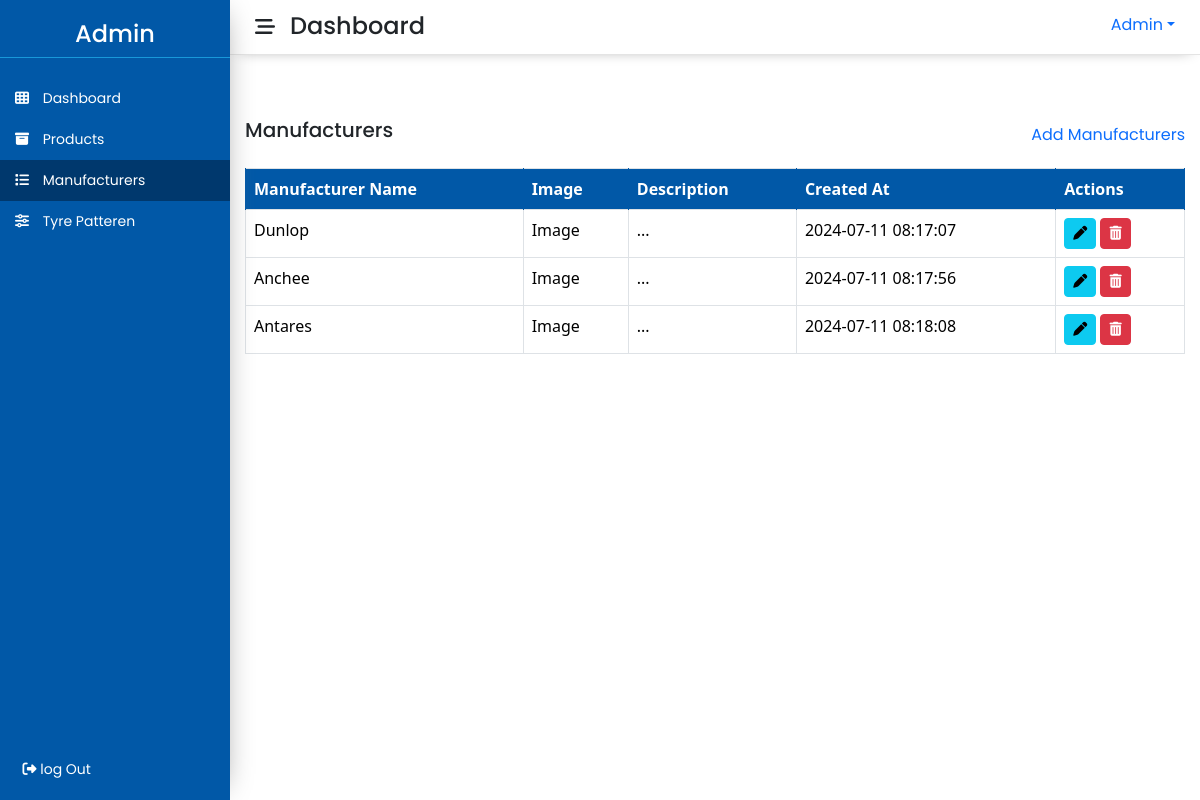
The page /admin/manufacturers.php (signed in) on the database its author committed.
### tables this page shows
CREATE TABLE `manufacturers` (
  `id` int(11) NOT NULL,
  `excerp` varchar(100) NOT NULL,
  `manu_name` varchar(255) NOT NULL,
  `description` text NOT NULL,
  `image` varchar(255) NOT NULL,
  `created_at` datetime NOT NULL DEFAULT current_timestamp()
);

### admin/manufacturers.php (the view, shortened to what this page needs)
<!DOCTYPE html>
<html lang="en">
<head>
    <link rel="stylesheet" href="https://cdnjs.cloudflare.com/ajax/libs/font-awesome/6.5.2/css/all.min.css" />
    <link rel="stylesheet" href="https://cdnjs.cloudflare.com/ajax/libs/bootstrap/5.3.3/css/bootstrap.min.css" />
    <link rel="stylesheet"
        href="https://cdnjs.cloudflare.com/ajax/libs/OwlCarousel2/2.3.4/assets/owl.carousel.min.css" />
    <link rel="stylesheet"
        href="https://cdnjs.cloudflare.com/ajax/libs/OwlCarousel2/2.3.4/assets/owl.theme.default.min.css" />
    <link rel="stylesheet" href="assets/css/style.css">
</head>
<body>
    <div class="wrapper">
        <div class="main">
            <?php include "includes/sidebar.php" ?>
            <div class="main-wrap" id="mainArea">
                <?php
                include "includes/topbar.php";
                ?>
                <div class="content-area mt-5">
                    <div class="d-flex justify-content-between align-items-center">
                        <h5 class="m-0">Manufacturers</h5>
                        <a href="add-manufacture.php">Add Manufacturers</a>
                    </div>
                    <?php
                    include "php/config.php";
                    $sql = "SELECT * FROM `manufacturers`";
                    $res = mysqli_query($conn, $sql);
                    ?>
                    <div class="table-responsive">
                        <table class="table table-bordered">
                            <thead>
                                <tr>
                                    <th>Manufacturer Name</th>
                                    <th>Image</th>
                                    <th>Description</th>
                                    <th>Created At</th>
                                    <th>Actions</th>
                                </tr>
                            </thead>
                            <tbody>
                                <?php
                                while ($row = mysqli_fetch_assoc($res)) { ?>
                                    <tr>
                                        <td><?php echo $row['manu_name'] ?></td>
                                        <td>Image</td>
                                        <td><?php echo substr($row['excerp'], 0, 100) ?>...</td>
                                        <td><?php echo substr($row['created_at'], 0, 50) ?></td>
                                        <td>
                                            <a href="edit-manufacture.php?id=<?php echo $row['id'] ?>"
                                                class="btn btn-sm btn-info"><i class="fa-solid fa-pen"></i></a>
                                            <a href="php/delete-manufacture.php?id=<?php echo $row['id'] ?>"
                                                class="btn btn-sm btn-danger"><i class="fa-solid fa-trash-can"></i></a>
                                        </td>
                                    </tr>
                                    <?php
                                }
                                ?>
                            </tbody>
                        </table>
                    </div>
                </div>
            </div>
        </div>
    </div>
</body>
</html>

### admin/assets/css/style.css (style rules this page uses)
* { margin: 0; padding: 0; box-sizing: border-box; }
:root { --full-black: #000; --light-black: #1c1c18; --white: #fff; --primary-blue: #1898d9; --dark-blue: #0158a7; --yellow: #edda0c; --orange: #f2641b; --dark-orange: #f14b23; --light-grey: #eee; --grey: #f2f2f2; --green: #4cae4c; --dark-green: #449d44; }
p, h1, h2, h3, h4, h5, h6, p, a, strong, p, span, label, html { font-family: "Poppins", sans-serif !important; }
a { text-decoration: none; transition: all 0.4s ease; font-family: "Poppins", sans-serif; }
.content-area h5 { margin-bottom: 10px !important; }
.wrapper { overflow: hidden; }
.main { display: flex; }
.main .main-wrap { width: calc(100% - 230px); margin-left: auto; transition: 0.5s ease; }
.main .content-area { padding: 15px; }
.content-area table thead tr th { background-color: var(--dark-blue); color: var(--white); border-color: var(--dark-blue); }

### rows shown on the page
manufacturers: manu_name "Dunlop", created_at "2024-07-11 08:17:07"
manufacturers: manu_name "Anchee", created_at "2024-07-11 08:17:56"
manufacturers: manu_name "Antares", created_at "2024-07-11 08:18:08"
